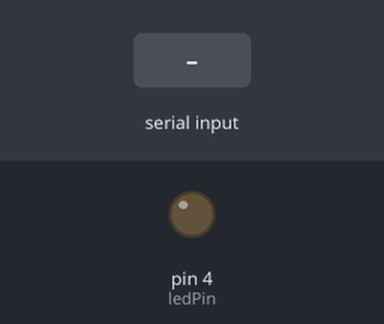
Simulated run of this sketch. Board: Arduino Uno, built with avr-gcc and run on an emulated ATmega328P. On the bench: output pins drawn as LEDs (lit = HIGH). Inputs (shaded band) come from the test bench.

Above: at 1.2 s.
1.3 s: "1" received over Serial
Timing chart, 0 to 4.3 s (numbered marks = the images above; inputs shaded):
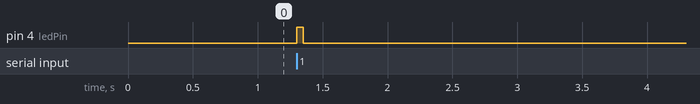

The sketch:

sketch_nov25b.ino
```cpp
const int ledPin = 4;    //define the LED pin

void setup() {

  pinMode(ledPin, OUTPUT);    //initialize LED output
  Serial.begin(9600);         //start the serial communication
}

void loop() {

  if (Serial.available() > 0) {         //if some data is available of in the serial port
    char ledPinState = Serial.read();   //read the value
    if (ledPinState == '1') {           //if statement will be true(1)
      digitalWrite(ledPin, HIGH);       //turn ON the LED
      delay(50);
      digitalWrite(ledPin, LOW);
    }
  }
}
```

Measured:
- after the input at 1.3 s, pin 4 (ledPin): LOW → HIGH at once, → LOW 0.05 s later
